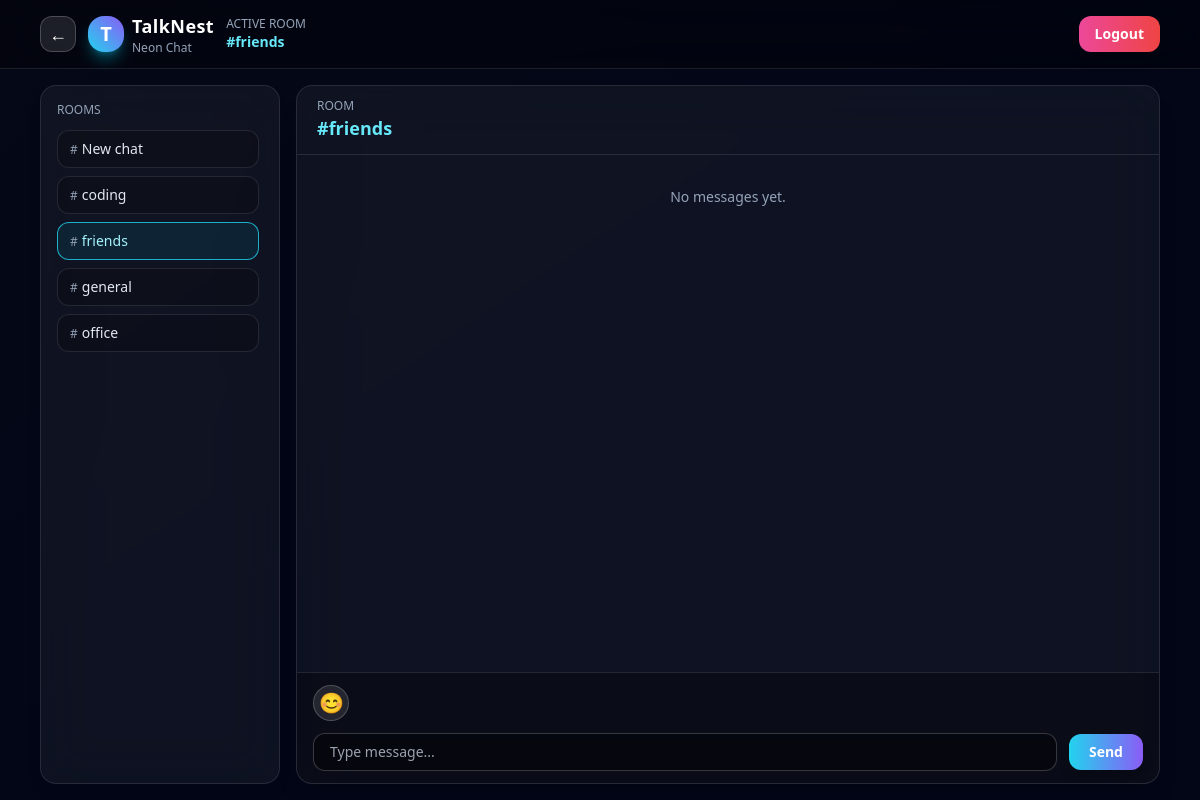
Screenshot of /room/friends/ (signed in) with the database file from the repository.
### chat/models.py (models this page shows, shortened)
class ChatRoom(models.Model):
    name = models.CharField(max_length=255, unique=True)

### chat/views.py (the view, shortened to what this page needs)
# urls.py: path("room/<str:room_name>/", views.room_view, name="room"),
@login_required
def room_view(request, room_name):
    room = get_object_or_404(ChatRoom, name=room_name)
    rooms = ChatRoom.objects.all().order_by("name")
    messages = Message.objects.filter(room=room).order_by("created_at")
    return render(request, "chat/room.html", {
        "room": room,
        "rooms": rooms,
        "messages": messages,
    })

### templates/chat/room.html (shortened to what this page needs)
<!DOCTYPE html>
<html lang="en">
<head>
    <script src="https://cdn.tailwindcss.com"></script>
</head>
<body class="min-h-screen bg-gradient-to-br from-[#050816] via-[#020617] to-[#020617] text-white flex flex-col">
<header class="w-full border-b border-white/10 bg-black/30 backdrop-blur-xl">
    <nav class="max-w-6xl mx-auto flex items-center justify-between px-4 py-3">
        <div class="flex items-center gap-3">
            <button onclick="history.back()"
                    class="w-9 h-9 rounded-xl bg-white/10 border border-white/20
                           flex items-center justify-center text-lg hover:bg-white/20 transition">
                ←
            </button>
            <a href="{% url 'room_list' %}" class="flex items-center gap-2">
                <div class="w-9 h-9 rounded-2xl bg-gradient-to-tr from-cyan-400 to-violet-500
                            flex items-center justify-center shadow-lg shadow-cyan-500/40">
                    <span class="text-xl font-black">T</span>
                </div>
                <div class="leading-5 hidden sm:block">
                    <p class="font-extrabold text-lg tracking-wide">TalkNest</p>
                    <p class="text-xs text-slate-400">Neon Chat</p>
                </div>
            </a>
            <div class="hidden sm:flex flex-col">
                <span class="text-xs uppercase text-slate-400">Active Room</span>
                <span class="text-sm font-semibold text-cyan-300">#{{ room.name }}</span>
            </div>
        </div>
        <div class="flex items-center gap-3">
            {% if user.is_authenticated %}
                <form method="post" action="{% url 'logout' %}">
                    <button
                        class="px-4 py-2 rounded-xl bg-gradient-to-r from-pink-500 to-red-500
                               text-sm font-semibold shadow-lg hover:shadow-pink-500/30 transition">
                        Logout
                    </button>
                </form>
            {% endif %}
        </div>
    </nav>
</header>
<main class="flex-1 max-w-6xl mx-auto w-full flex flex-col md:flex-row gap-4 px-4 py-4">
    <aside class="w-full md:w-60 bg-white/5 border border-white/10 rounded-2xl p-4 backdrop-blur-xl shadow-lg">
        <span class="text-xs uppercase text-slate-400 block mb-3">Rooms</span>
        <div class="space-y-2 max-h-72 overflow-y-auto pr-1 text-sm">
            {% for r in rooms %}
                <a href="{% url 'room' r.name %}"
                   class="block px-3 py-2 rounded-xl border
                   {% if r.name == room.name %}
                       border-cyan-400/80 bg-cyan-500/10 text-cyan-200
                   {% else %}
                       border-white/10 bg-black/20 text-slate-200 hover:border-cyan-400/60 hover:bg-cyan-500/10
                   {% endif %}
                   transition">
                    <span class="text-xs text-slate-400 mr-1">#</span>{{ r.name }}
                </a>
            {% endfor %}
        </div>
    </aside>
    <section class="flex-1 flex flex-col bg-white/5 border border-white/10 rounded-2xl backdrop-blur-xl shadow-xl overflow-hidden">
        <div class="px-5 py-3 border-b border-white/10">
            <p class="text-xs uppercase text-slate-400">Room</p>
            <p class="text-lg font-semibold text-cyan-300">#{{ room.name }}</p>
        </div>
        <div id="messages" class="flex-1 px-4 py-4 space-y-3 overflow-y-auto">
            {% for msg in messages %}
                {% if msg.user == request.user %}
                    <div class="flex justify-end">
                        <div class="max-w-[75%] rounded-2xl bg-gradient-to-r from-cyan-500 to-blue-500 px-4 py-3 shadow-lg text-black">
                            <div class="text-xs font-semibold">You · {{ msg.created_at|date:"H:i" }}</div>
                            <p class="text-sm break-words">{{ msg.text }}</p>
                        </div>
                    </div>
                {% else %}
                    <div class="flex justify-start">
                        <div class="max-w-[75%] rounded-2xl bg-white/10 border border-white/15 px-4 py-3 shadow-md text-slate-100">
                            <div class="text-xs font-semibold">{{ msg.user.username }} · {{ msg.created_at|date:"H:i" }}</div>
                            <p class="text-sm break-words">{{ msg.text }}</p>
                        </div>
                    </div>
                {% endif %}
            {% empty %}
                <p class="text-center text-slate-400 text-sm mt-4">No messages yet.</p>
            {% endfor %}
        </div>
        <form method="POST" class="border-t border-white/10 bg-black/30 px-4 py-3 flex flex-col gap-2">
            <div>
                <button type="button" id="emoji-toggle"
                        class="w-9 h-9 rounded-full bg-white/10 border border-white/20 flex items-center justify-center text-xl">
                    😊
                </button>
            </div>
            <div class="flex gap-3 items-center mt-1">
                <input
                    id="message-input"
                    name="message"
                    type="text"
                    autocomplete="off"
                    placeholder="Type message..."
                    class="flex-1 rounded-xl bg-black/40 border border-white/20 px-4 py-2 text-sm outline-none">
                <button type="submit"
                        class="px-5 py-2 rounded-xl bg-gradient-to-r from-cyan-400 to-violet-500 text-sm font-semibold shadow-lg">
                    Send
                </button>
            </div>
        </form>
    </section>
</main>
</body>
</html>

### rows the page displays
ChatRoom: name "friends"
ChatRoom: name "New chat"
ChatRoom: name "coding"
ChatRoom: name "general"
ChatRoom: name "office"
